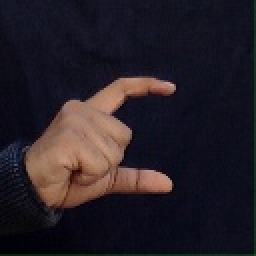
#> input picture 1.jpg, 128 x 128 px, found by its file name (shown 2 times larger)
$ jupyter execute Binary_Scaling.ipynb
#> lines starting #> are read from the running program, lines starting #| are printed output that depends on the picture; after the words box and inside, x2 and y2 are one past the last pixel; in counts of white or black regions, pixels touching at a corner belong together
<a href="https://colab.research.google.com/github/TejasShukla2007/Speaking-deaf-mute/blob/main/Binary_Scaling.ipynb" target="_parent"></a>

[cell 1]
import cv2

[cell 2]
import matplotlib.pyplot as plt

[cell 3]
import numpy as np

[cell 4]
import pandas as pd

[cell 5]
img = cv2.imread('/content/1.jpg')
#> img is the input picture: shape (128, 128, 3); mean B, G, R 37.8, 30.8, 37.8

[cell 6]
plt.imshow(img)

[cell 7]
img = cv2.cvtColor(img, cv2.COLOR_BGR2RGB)

[cell 8]
plt.imshow(img)

[cell 9]
lower = np.array([100,55,40])
upper = np.array([900,900,900])
mask = cv2.inRange(img,lower,upper)
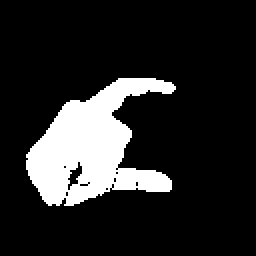
#> mask: shape (128, 128) (shown 2 times larger); 15.4% white; 1 white region
plt.imshow(mask,'gray')

# **Contour**

[cell 10]
contour,_ = cv2.findContours(mask,cv2.RETR_EXTERNAL,cv2.CHAIN_APPROX_NONE)
#> contour = 1 contour; box (x1, y1, x2, y2) and area: (13, 39, 88, 103) 2442
contour
#> Out has the same summary as contour

[cell 11]
print(img.shape)
#| (128, 128, 3)
print(mask.shape)
#| (128, 128)

[cell 12]
drawncontour = cv2.drawContours(img,contour,-1,(255,255,0), 2)
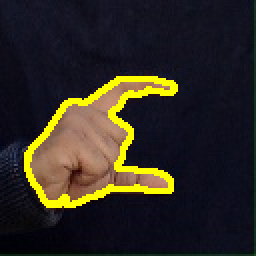
#> drawncontour: shape (128, 128, 3) (shown 2 times larger); mean R, G, B 46.8, 41.9, 33.7
plt.imshow(drawncontour)

[cell 13]
maxcontour = max(contour,key=cv2.contourArea)
#> maxcontour = contour of 267 points, box (x1, y1, x2, y2) (13, 39, 88, 103), area 2442
maxcontour
#> Out has the same summary as maxcontour

[cell 14]
x,y,w,h = cv2.boundingRect(maxcontour)
#> x = 13; y = 39; w = 75; h = 64
cv2.rectangle(img,(x,y),(x+w,y+h),(255,0,0),2)
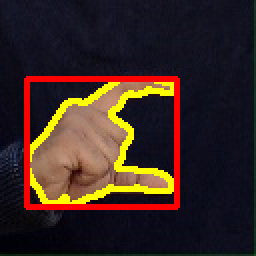
#> img: shape (128, 128, 3) (shown 2 times larger); 5.07% of pixels changed, all inside (x1, y1, x2, y2) = (12, 38, 90, 105)
plt.imshow(img)

[cell 15]
img_cropped = img[y:y+h,x:x+w]
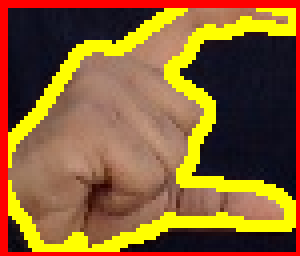
#> img_cropped: shape (64, 75, 3) (shown 4 times larger); mean R, G, B 136, 96.1, 47.4
plt.imshow(img_cropped)
